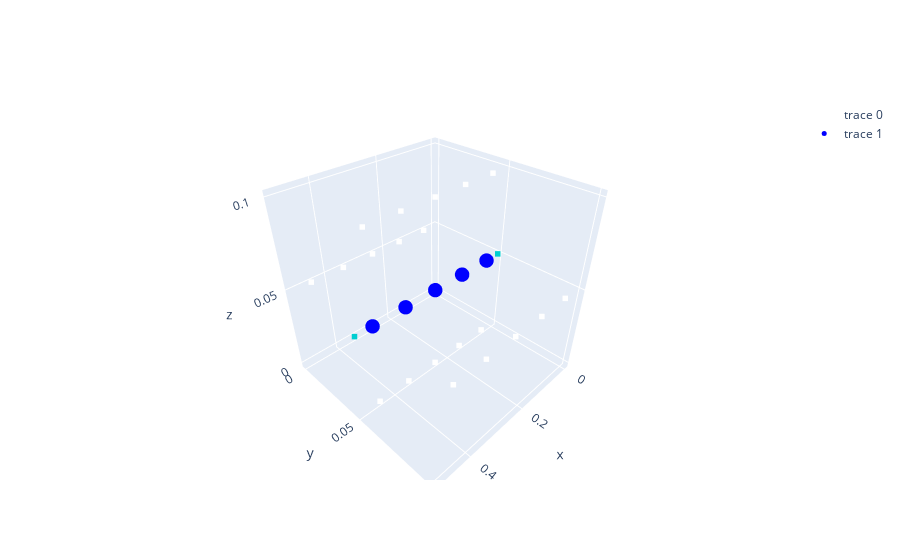

Notebook code cell kept with this figure:
### Code cell
malla.draw()

### Figure 1 — Plotly figure (JSON) as saved in the notebook; plotly's stock layout.template omitted (floating-point values rounded to 4 significant figures)
{"data": [{"marker": {"color": ["white", "white", "white", "white", "white", "white", "white", "white", "white", "white", "darkturquoise", "darkturquoise", "white", "white", "white", "white", "white", "white", "white", "white", "white", "white"], "size": 2, "symbol": "square"}, "mode": "markers", "type": "scatter3d", "x": [0.05, 0.15, 0.25, 0.35, 0.45, 0.05, 0.15, 0.25, 0.35, 0.45, 0, 0.5, 0.05, 0.15, 0.25, 0.35, 0.45, 0.05, 0.15, 0.25, 0.35, 0.45], "y": [0.05, 0.05, 0.05, 0.05, 0.05, 0, 0, 0, 0, 0, 0.05, 0.05, 0.1, 0.1, 0.1, 0.1, 0.1, 0.05, 0.05, 0.05, 0.05, 0.05], "z": [0, 0, 0, 0, 0, 0.05, 0.05, 0.05, 0.05, 0.05, 0.05, 0.05, 0.05, 0.05, 0.05, 0.05, 0.05, 0.1, 0.1, 0.1, 0.1, 0.1]}, {"marker": {"color": "blue", "size": 5}, "mode": "markers", "type": "scatter3d", "x": [0.05, 0.15, 0.25, 0.35, 0.45], "y": [0.05, 0.05, 0.05, 0.05, 0.05], "z": [0.05, 0.05, 0.05, 0.05, 0.05]}], "layout": {}}
